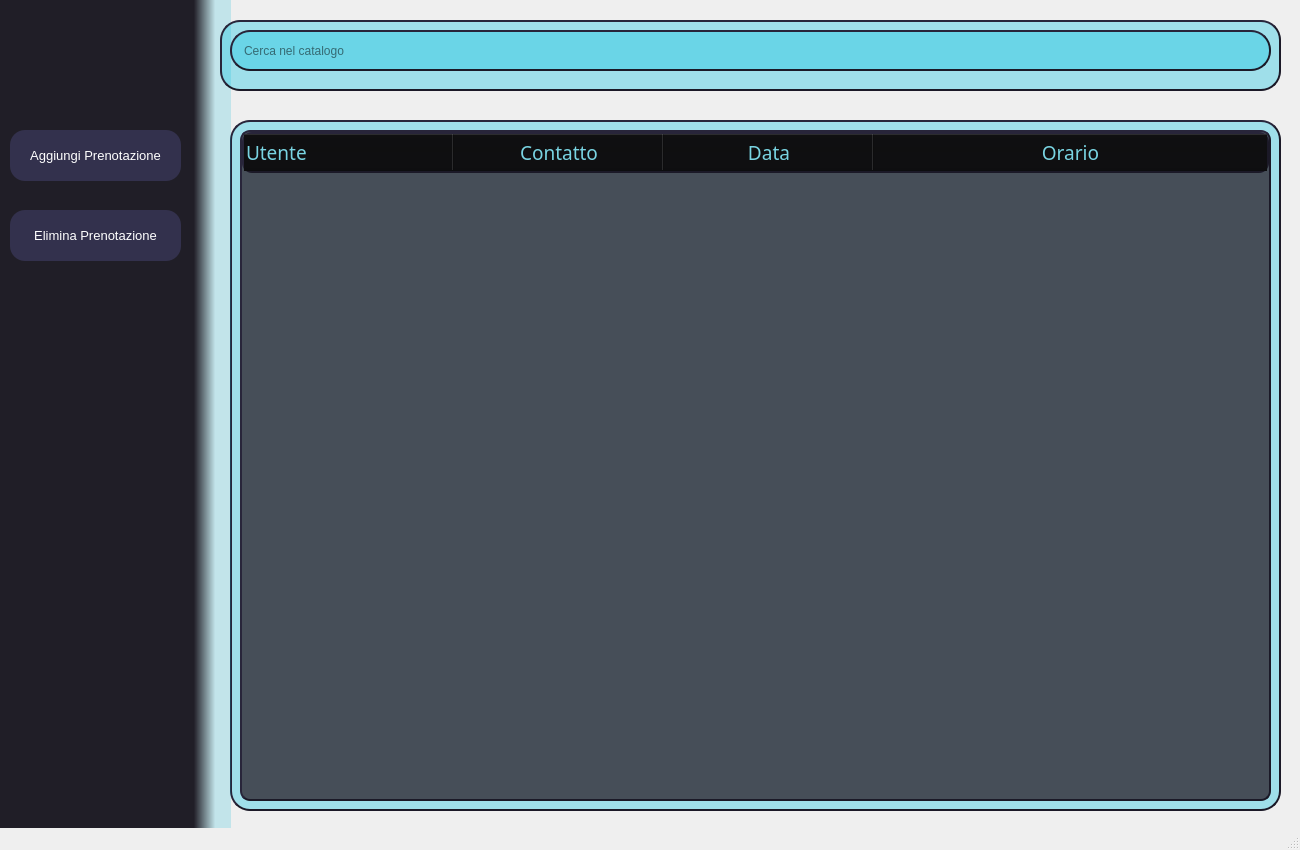
<?xml version="1.0" encoding="UTF-8"?>
<ui version="4.0">
 <class>Home</class>
 <widget class="QMainWindow" name="Home">
  <property name="geometry">
   <rect>
    <x>0</x>
    <y>0</y>
    <width>1300</width>
    <height>850</height>
   </rect>
  </property>
  <property name="minimumSize">
   <size>
    <width>760</width>
    <height>850</height>
   </size>
  </property>
  <property name="maximumSize">
   <size>
    <width>1300</width>
    <height>850</height>
   </size>
  </property>
  <property name="windowTitle">
   <string>Babelib</string>
  </property>
  <widget class="QWidget" name="centralwidget">
   <widget class="QFrame" name="frame">
    <property name="geometry">
     <rect>
      <x>230</x>
      <y>120</y>
      <width>1051</width>
      <height>691</height>
     </rect>
    </property>
    <property name="minimumSize">
     <size>
      <width>0</width>
      <height>1</height>
     </size>
    </property>
    <property name="styleSheet">
     <string notr="true">border-radius: 20px;
border-style: outset;
border-width: 2px;
border-color:rgb(27,25,39);
background-color:rgba(0, 192, 225, 85)</string>
    </property>
    <property name="frameShape">
     <enum>QFrame::StyledPanel</enum>
    </property>
    <property name="frameShadow">
     <enum>QFrame::Raised</enum>
    </property>
    <widget class="QTableWidget" name="reservationTable">
     <property name="enabled">
      <bool>true</bool>
     </property>
     <property name="geometry">
      <rect>
       <x>10</x>
       <y>10</y>
       <width>1031</width>
       <height>671</height>
      </rect>
     </property>
     <property name="sizePolicy">
      <sizepolicy hsizetype="Preferred" vsizetype="Preferred">
       <horstretch>40</horstretch>
       <verstretch>40</verstretch>
      </sizepolicy>
     </property>
     <property name="minimumSize">
      <size>
       <width>100</width>
       <height>200</height>
      </size>
     </property>
     <property name="sizeIncrement">
      <size>
       <width>0</width>
       <height>0</height>
      </size>
     </property>
     <property name="mouseTracking">
      <bool>false</bool>
     </property>
     <property name="tabletTracking">
      <bool>false</bool>
     </property>
     <property name="accessibleName">
      <string/>
     </property>
     <property name="autoFillBackground">
      <bool>false</bool>
     </property>
     <property name="styleSheet">
      <string notr="true">QWidget{
	font: 12pt;
	color: white;
	border-radius:10px;
	background-color: rgba(56, 54, 65, 220);
	alternate-background-color: rgba(11, 11, 13, 100);
	qproperty-alignment: 'AlignLeft';
}

QHeaderView::section{
	font: 14pt bold;
	color:rgb(121, 212, 226);
	background-color:  rgba(11, 11, 13, 50);
	border-width: 5px;

}

</string>
     </property>
     <property name="inputMethodHints">
      <set>Qt::ImhNone</set>
     </property>
     <property name="lineWidth">
      <number>1</number>
     </property>
     <property name="verticalScrollBarPolicy">
      <enum>Qt::ScrollBarAsNeeded</enum>
     </property>
     <property name="horizontalScrollBarPolicy">
      <enum>Qt::ScrollBarAlwaysOff</enum>
     </property>
     <property name="tabKeyNavigation">
      <bool>true</bool>
     </property>
     <property name="dragDropOverwriteMode">
      <bool>true</bool>
     </property>
     <property name="alternatingRowColors">
      <bool>true</bool>
     </property>
     <property name="textElideMode">
      <enum>Qt::ElideLeft</enum>
     </property>
     <property name="verticalScrollMode">
      <enum>QAbstractItemView::ScrollPerItem</enum>
     </property>
     <property name="showGrid">
      <bool>false</bool>
     </property>
     <property name="gridStyle">
      <enum>Qt::SolidLine</enum>
     </property>
     <property name="sortingEnabled">
      <bool>true</bool>
     </property>
     <property name="rowCount">
      <number>0</number>
     </property>
     <attribute name="horizontalHeaderVisible">
      <bool>true</bool>
     </attribute>
     <attribute name="horizontalHeaderCascadingSectionResizes">
      <bool>false</bool>
     </attribute>
     <attribute name="horizontalHeaderDefaultSectionSize">
      <number>210</number>
     </attribute>
     <attribute name="horizontalHeaderHighlightSections">
      <bool>false</bool>
     </attribute>
     <attribute name="horizontalHeaderMinimumSectionSize">
      <number>50</number>
     </attribute>
     <attribute name="horizontalHeaderShowSortIndicator" stdset="0">
      <bool>true</bool>
     </attribute>
     <attribute name="horizontalHeaderStretchLastSection">
      <bool>true</bool>
     </attribute>
     <attribute name="verticalHeaderVisible">
      <bool>false</bool>
     </attribute>
     <attribute name="verticalHeaderCascadingSectionResizes">
      <bool>false</bool>
     </attribute>
     <attribute name="verticalHeaderHighlightSections">
      <bool>true</bool>
     </attribute>
     <attribute name="verticalHeaderShowSortIndicator" stdset="0">
      <bool>false</bool>
     </attribute>
     <attribute name="verticalHeaderStretchLastSection">
      <bool>false</bool>
     </attribute>
     <column>
      <property name="text">
       <string>Utente</string>
      </property>
      <property name="font">
       <font>
        <weight>75</weight>
        <bold>true</bold>
       </font>
      </property>
      <property name="textAlignment">
       <set>AlignLeading|AlignVCenter</set>
      </property>
     </column>
     <column>
      <property name="text">
       <string>Contatto</string>
      </property>
      <property name="font">
       <font>
        <weight>75</weight>
        <bold>true</bold>
       </font>
      </property>
     </column>
     <column>
      <property name="text">
       <string>Data</string>
      </property>
      <property name="font">
       <font>
        <weight>75</weight>
        <bold>true</bold>
       </font>
      </property>
     </column>
     <column>
      <property name="text">
       <string>Orario</string>
      </property>
      <property name="font">
       <font>
        <weight>75</weight>
        <bold>true</bold>
       </font>
      </property>
     </column>
    </widget>
   </widget>
   <widget class="QFrame" name="frame_2">
    <property name="geometry">
     <rect>
      <x>0</x>
      <y>0</y>
      <width>231</width>
      <height>831</height>
     </rect>
    </property>
    <property name="styleSheet">
     <string notr="true">border:none;
background-color:qlineargradient(spread:pad, x1:0.83936, y1:0, x2:1, y2:0, stop:0 rgba(32, 30, 39, 255), stop:0.571429 rgba(0, 178, 210, 48));
</string>
    </property>
    <property name="frameShape">
     <enum>QFrame::StyledPanel</enum>
    </property>
    <property name="frameShadow">
     <enum>QFrame::Raised</enum>
    </property>
    <widget class="QPushButton" name="delete_reservation">
     <property name="geometry">
      <rect>
       <x>10</x>
       <y>210</y>
       <width>171</width>
       <height>51</height>
      </rect>
     </property>
     <property name="styleSheet">
      <string notr="true">background-color: rgb(51, 49, 77);
color:rgb(255, 255, 255);
font: 10pt;
border-radius:15px;
border: none</string>
     </property>
     <property name="text">
      <string>Elimina Prenotazione</string>
     </property>
     <property name="icon">
      <iconset>
       <normaloff>../img/delete.png</normaloff>../img/delete.png</iconset>
     </property>
     <property name="iconSize">
      <size>
       <width>40</width>
       <height>40</height>
      </size>
     </property>
    </widget>
    <widget class="QPushButton" name="add_reservation">
     <property name="geometry">
      <rect>
       <x>10</x>
       <y>130</y>
       <width>171</width>
       <height>51</height>
      </rect>
     </property>
     <property name="styleSheet">
      <string notr="true">background-color: rgb(51, 49, 77);
color:rgb(255, 255, 255);
font: 10pt;
border-radius:15px;
border: none</string>
     </property>
     <property name="text">
      <string>Aggiungi Prenotazione</string>
     </property>
     <property name="icon">
      <iconset>
       <normaloff>../img/studying.png</normaloff>../img/studying.png</iconset>
     </property>
     <property name="iconSize">
      <size>
       <width>40</width>
       <height>40</height>
      </size>
     </property>
    </widget>
    <widget class="QPushButton" name="return_button">
     <property name="geometry">
      <rect>
       <x>60</x>
       <y>740</y>
       <width>71</width>
       <height>51</height>
      </rect>
     </property>
     <property name="styleSheet">
      <string notr="true">background-color:transparent;</string>
     </property>
     <property name="text">
      <string/>
     </property>
     <property name="icon">
      <iconset>
       <normaloff>../img/go back.png</normaloff>../img/go back.png</iconset>
     </property>
     <property name="iconSize">
      <size>
       <width>40</width>
       <height>40</height>
      </size>
     </property>
    </widget>
   </widget>
   <widget class="QFrame" name="searchFrame">
    <property name="geometry">
     <rect>
      <x>220</x>
      <y>20</y>
      <width>1061</width>
      <height>71</height>
     </rect>
    </property>
    <property name="minimumSize">
     <size>
      <width>0</width>
      <height>1</height>
     </size>
    </property>
    <property name="styleSheet">
     <string notr="true">border-radius: 20px;
border-style: outset;
border-width: 2px;
border-color:rgb(27,25,39);
background-color:rgba(0, 192, 225, 85)</string>
    </property>
    <property name="frameShape">
     <enum>QFrame::StyledPanel</enum>
    </property>
    <property name="frameShadow">
     <enum>QFrame::Raised</enum>
    </property>
    <widget class="QLineEdit" name="searchField">
     <property name="geometry">
      <rect>
       <x>10</x>
       <y>10</y>
       <width>1041</width>
       <height>41</height>
      </rect>
     </property>
     <property name="styleSheet">
      <string notr="true">
padding: 10px</string>
     </property>
     <property name="text">
      <string/>
     </property>
     <property name="frame">
      <bool>true</bool>
     </property>
     <property name="cursorPosition">
      <number>0</number>
     </property>
     <property name="dragEnabled">
      <bool>false</bool>
     </property>
     <property name="placeholderText">
      <string>Cerca nel catalogo</string>
     </property>
     <property name="clearButtonEnabled">
      <bool>false</bool>
     </property>
    </widget>
   </widget>
   <widget class="QLabel" name="background">
    <property name="geometry">
     <rect>
      <x>90</x>
      <y>-10</y>
      <width>1221</width>
      <height>891</height>
     </rect>
    </property>
    <property name="text">
     <string/>
    </property>
    <property name="pixmap">
     <pixmap>../img/background_blur.jpg</pixmap>
    </property>
    <property name="scaledContents">
     <bool>true</bool>
    </property>
   </widget>
   <widget class="QLabel" name="catalogingImage">
    <property name="geometry">
     <rect>
      <x>50</x>
      <y>20</y>
      <width>81</width>
      <height>71</height>
     </rect>
    </property>
    <property name="text">
     <string/>
    </property>
    <property name="pixmap">
     <pixmap>../img/Icona Prenotazione.png</pixmap>
    </property>
    <property name="scaledContents">
     <bool>true</bool>
    </property>
   </widget>
   <zorder>background</zorder>
   <zorder>frame</zorder>
   <zorder>frame_2</zorder>
   <zorder>searchFrame</zorder>
   <zorder>catalogingImage</zorder>
  </widget>
  <widget class="QStatusBar" name="statusbar"/>
  <action name="actionModifica">
   <property name="text">
    <string>Modifica</string>
   </property>
  </action>
 </widget>
 <resources/>
 <connections/>
</ui>
